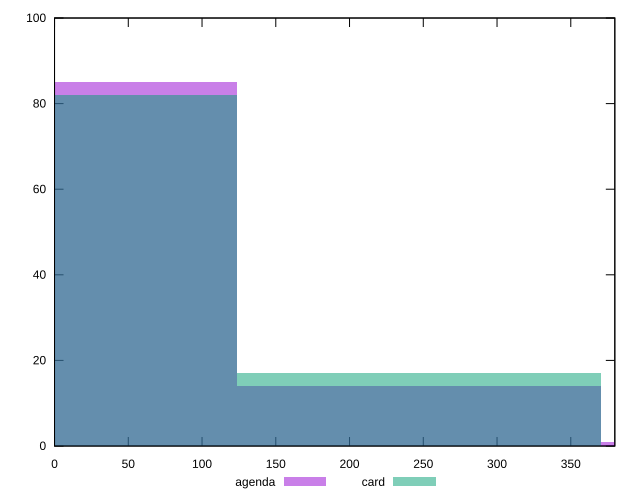

Write gnuplot code to recreate this figure.
reset

$agenda <<EOF
247.08444601926132 14
0 85
494.16889203852264 1
EOF

$card <<EOF
0 82
247.08444601926132 17
EOF

set key outside below
set boxwidth 247.08444601926132
set xrange [0:379.856]
set yrange [0:100]
set trange [0:100]
set style fill transparent solid 0.5 noborder
set terminal svg size 640, 500 enhanced background rgb 'white'
set output "report/report_00029_2021-02-24T13-36-40.390Z/uses-rel-preconnect/comparison/histogram/1_vs_2.svg"

plot $agenda title "agenda" with boxes, \
     $card title "card" with boxes

reset
